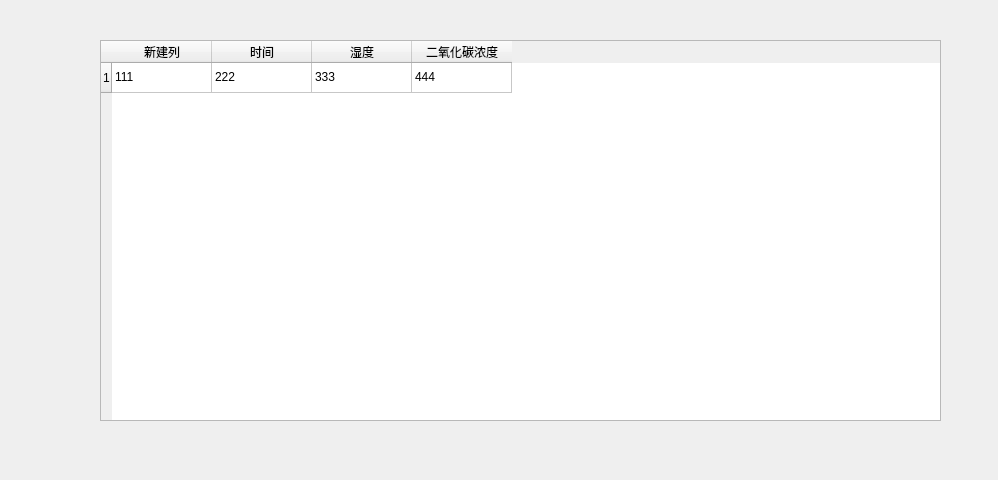
<?xml version="1.0" encoding="UTF-8"?>
<ui version="4.0">
 <class>Frame</class>
 <widget class="QFrame" name="Frame">
  <property name="geometry">
   <rect>
    <x>0</x>
    <y>0</y>
    <width>998</width>
    <height>480</height>
   </rect>
  </property>
  <property name="windowTitle">
   <string>Frame</string>
  </property>
  <widget class="QTableWidget" name="tableWidget">
   <property name="geometry">
    <rect>
     <x>100</x>
     <y>40</y>
     <width>841</width>
     <height>381</height>
    </rect>
   </property>
   <row>
    <property name="text">
     <string>1</string>
    </property>
   </row>
   <column>
    <property name="text">
     <string>新建列</string>
    </property>
   </column>
   <column>
    <property name="text">
     <string>时间</string>
    </property>
   </column>
   <column>
    <property name="text">
     <string>湿度</string>
    </property>
   </column>
   <column>
    <property name="text">
     <string>二氧化碳浓度</string>
    </property>
   </column>
   <item row="0" column="0">
    <property name="text">
     <string>111</string>
    </property>
   </item>
   <item row="0" column="1">
    <property name="text">
     <string>222</string>
    </property>
   </item>
   <item row="0" column="2">
    <property name="text">
     <string>333</string>
    </property>
   </item>
   <item row="0" column="3">
    <property name="text">
     <string>444</string>
    </property>
   </item>
  </widget>
 </widget>
 <resources/>
 <connections/>
</ui>
